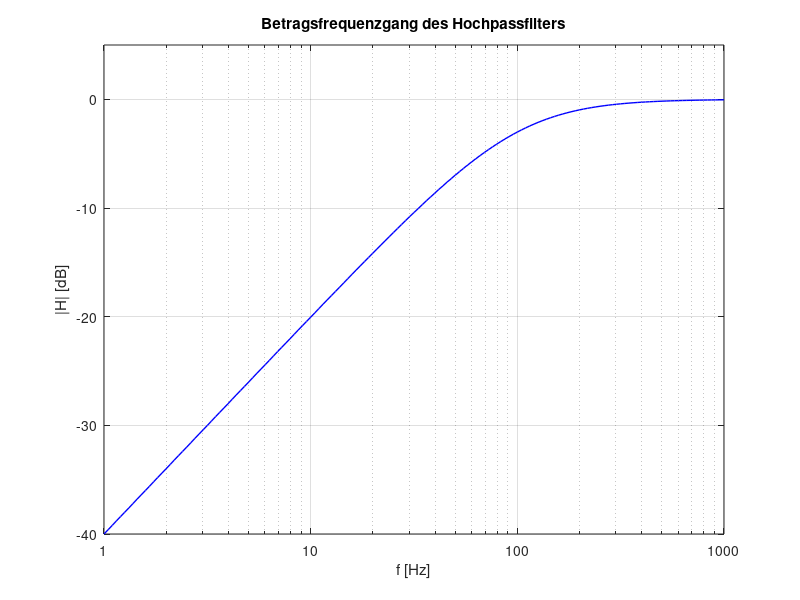

Write the MATLAB code that produced this figure.
function sdr_am_hochpass_filter
% Hochpass-Filter fuer AM-Demodulation
%
%------------------------------------------------
% (c) Eberhard Gamm (www.ibega.de),
%     LIKE (www.like.e-technik.uni-erlangen.de),
%     2013
%------------------------------------------------

close all;

f_a = 48000;
f_g = 100;
omega = 2 * pi * f_g / f_a;
c = (1 - sin(omega)) / cos(omega);
b = 0.5 * (1 + c) * [1 -1];
a = [1 -c];
f = 10.^(0:0.02:3);
h = freqz(b,a,f,f_a);
h_db  = 20 * log10(abs(h) + 1e-12);

figure(1);
semilogx(f,h_db,'b-','Linewidth',1);
grid;
axis([1 1000 -40 5]);
set(gca,'XTick',[1 10 100 1000]);
set(gca,'XTickLabel',['  1 ';' 10 ';' 100';'1000']);
xlabel('f [Hz]');
ylabel('|H| [dB]');
title('Betragsfrequenzgang des Hochpassfilters');
